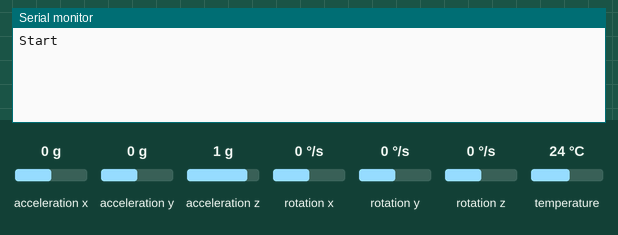
Recording of a sketch running on a simulated Arduino Uno, built with avr-gcc and run on an emulated ATmega328P. Shown: the last lines printed to the serial monitor. The inputs (shaded band) are chosen by the test bench; at power-on: acceleration x 0 g, acceleration y 0 g, acceleration z 1 g, rotation x 0 °/s, rotation y 0 °/s, rotation z 0 °/s, temperature 24 °C.

Above: at 1.2 s.
1.3 s: acceleration x set to -1.4 g
At 1.8 s:
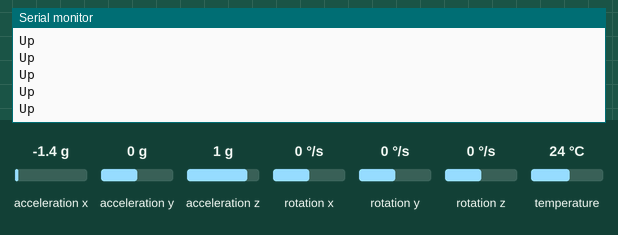
3.2 s: acceleration x set to 0.8 g
At 4.2 s:
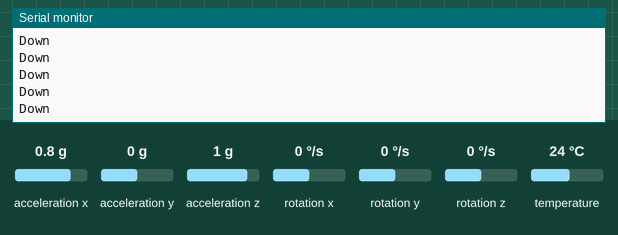

The sketch:

GyroTesting.ino
```cpp
#include "MPU6050.h"
#include "Adafruit_MPU6050.h"
#include "Adafruit_Sensor.h"
#include "Wire.h"

Adafruit_MPU6050 acceler;

void setup() {
  // put your setup code here, to run once:
  Serial.begin(115200);
  while(!Serial) {

  }
  Serial.println("Start");
  while(!acceler.begin()) {
    Serial.println("No board");
    delay(500);
  }
  acceler.setAccelerometerRange(MPU6050_RANGE_8_G);
  acceler.setGyroRange(MPU6050_RANGE_250_DEG);
  acceler.setFilterBandwidth(MPU6050_BAND_21_HZ);
}

void loop() {
  sensors_event_t a, g, temp;
  acceler.getEvent(&a, &g, &temp);
  float accelX = a.acceleration.x;
  float accelY = a.acceleration.y;
  float xConst = 0; // used to compare the current acceleration value to
  float yConst = 0;
  float minTilt = 1.5; // this is the minimum value the board must be tilted to move the snake
  // put your main code here, to run repeatedly:
  if (((accelY-yConst) > minTilt) && (abs(accelX-xConst) < minTilt)) { // tilted left
    Serial.println("Right");
  }
  if (((accelX-xConst) > minTilt) && (abs(accelY-yConst) < minTilt)) { // tilted up
    Serial.println("Down");
  }
  if (((accelY-yConst) < -minTilt) && (abs(accelX-xConst) < minTilt)) { // tilt right
    Serial.println("Left");
  }
  if (((accelX-xConst) < -minTilt) && (abs(accelY-yConst) < minTilt)) { // tilt down
    Serial.println("Up");
  }
  if ((accelX>-minTilt) && (accelX<minTilt) && (accelY>-minTilt) && (accelY<minTilt)) { // continuing in same direction if board is not tilted

  }
  /*Serial.print("Z = ");
  Serial.println(g.gyro.z);*/
  delay(10);
}
```

Measured:
- after the input at 1.3 s, the serial monitor: prints a new line at once (image 1)
- after the input at 3.2 s, the serial monitor: prints a new line at once (image 2)
